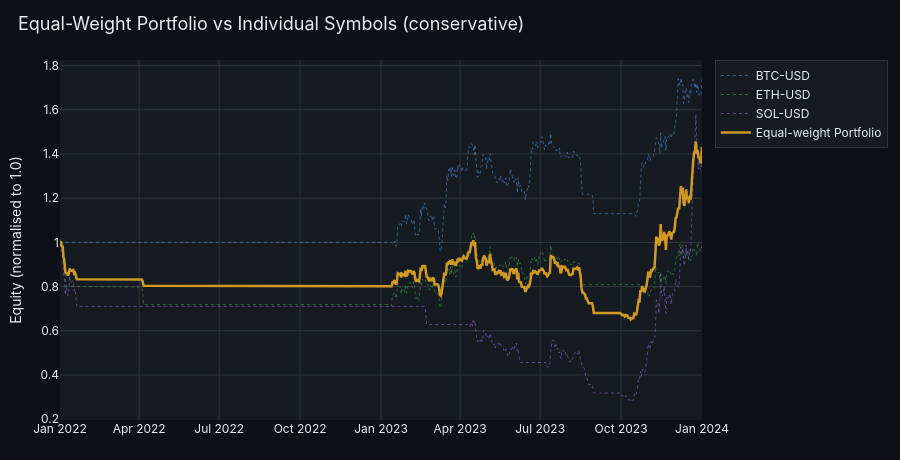

The code cell stored with this chart in its notebook:
### Markdown cell above
## 8. Combined Portfolio Analysis

`portfolio_equity()` weights each in-signal symbol at `1 / N_universe` at each bar —
the same fixed fraction used by the engine path, so uninvested capital sits as cash
when fewer symbols are in signal.  `portfolio_metrics()` returns a full
`PerformanceMetrics` object (Sharpe, Calmar, VaR, …).

### Code cell
port_eq = analytics.portfolio_equity(method="conservative")

fig = go.Figure()

# Individual symbols (muted, dotted)
for i, sym in enumerate(eq_con.columns):
    fig.add_trace(go.Scatter(
        x=eq_con.index, y=eq_con[sym],
        name=sym,
        line=dict(color=colours[i % len(colours)], width=1, dash="dot"),
        opacity=0.5,
    ))

# Equal-weight portfolio (bold)
fig.add_trace(go.Scatter(
    x=port_eq.index, y=port_eq,
    name="Equal-weight Portfolio",
    line=dict(color=PALETTE["accent_yellow"], width=2.5),
))

apply_theme(fig, title="Equal-Weight Portfolio vs Individual Symbols (conservative)", height=460)
fig.update_layout(yaxis_title="Equity (normalised to 1.0)")
fig.show()

### Figure 1 — Plotly figure (JSON) as saved in the notebook; plotly's stock layout.template omitted (floating-point values rounded to 4 significant figures; data arrays with more than 128 entries replaced by an {"elided": "..."} marker saying what was removed)
{"data": [{"line": {"color": "#58a6ff", "dash": "dot", "width": 1}, "name": "BTC-USD", "opacity": 0.5, "x": {"elided": "731 str values"}, "y": {"elided": "731 float values"}, "type": "scatter"}, {"line": {"color": "#3fb950", "dash": "dot", "width": 1}, "name": "ETH-USD", "opacity": 0.5, "x": {"elided": "731 str values"}, "y": {"elided": "731 float values"}, "type": "scatter"}, {"line": {"color": "#a371f7", "dash": "dot", "width": 1}, "name": "SOL-USD", "opacity": 0.5, "x": {"elided": "731 str values"}, "y": {"elided": "731 float values"}, "type": "scatter"}, {"line": {"color": "#d29922", "width": 2.5}, "name": "Equal-weight Portfolio", "x": {"elided": "731 str values"}, "y": {"elided": "731 float values"}, "type": "scatter"}], "layout": {"font": {"color": "#e6edf3", "family": "Inter, system-ui, sans-serif"}, "title": {"font": {"size": 18, "color": "#e6edf3"}, "text": "Equal-Weight Portfolio vs Individual Symbols (conservative)", "x": 0.02, "xanchor": "left"}, "margin": {"l": 60, "r": 20, "t": 60, "b": 40}, "legend": {"bgcolor": "#161b22", "bordercolor": "#30363d", "borderwidth": 1}, "xaxis": {"gridcolor": "#30363d", "zerolinecolor": "#30363d", "showspikes": true, "spikecolor": "#8b949e", "spikethickness": 1}, "yaxis": {"gridcolor": "#30363d", "zerolinecolor": "#30363d", "showspikes": true, "spikecolor": "#8b949e", "spikethickness": 1, "title": {"text": "Equity (normalised to 1.0)"}}, "paper_bgcolor": "#0d1117", "plot_bgcolor": "#161b22", "height": 460, "hovermode": "x unified"}}
